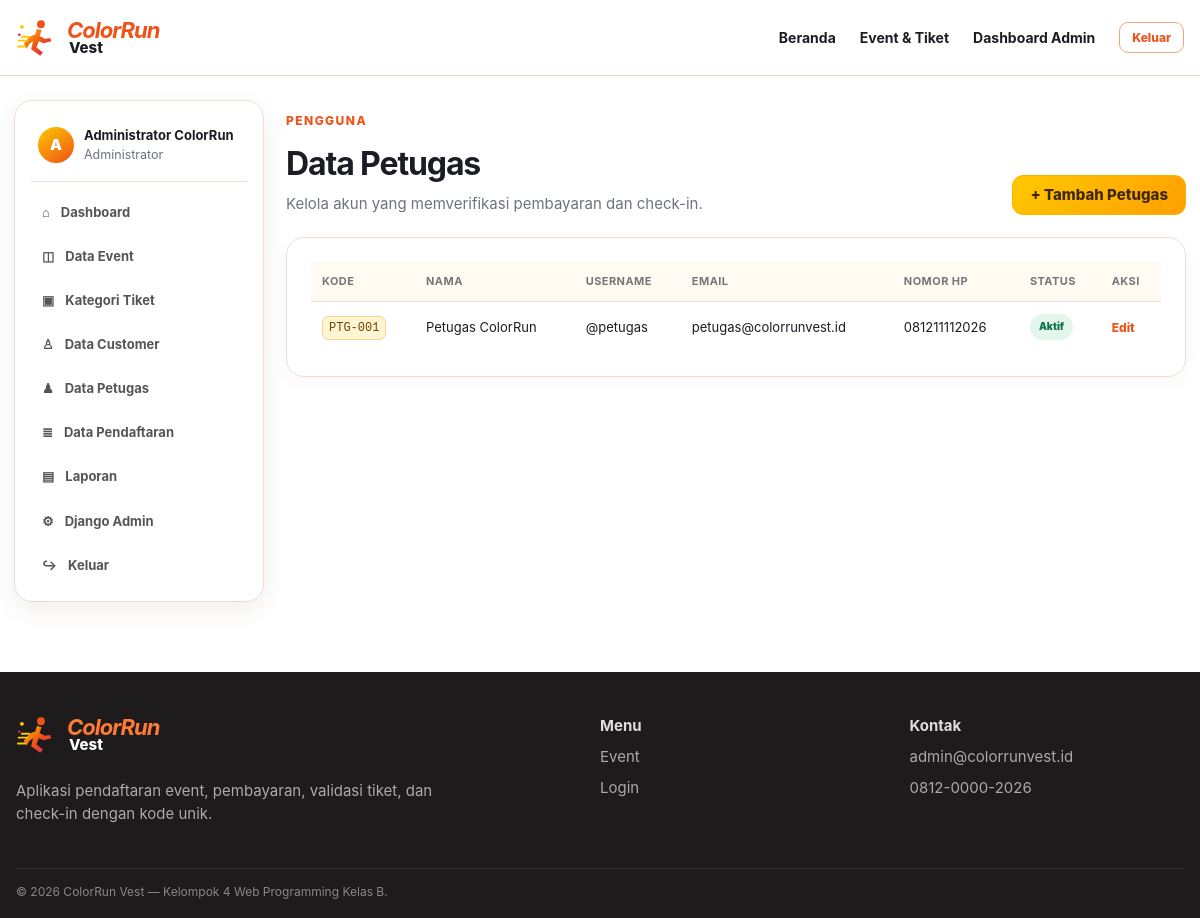
The app's page /administrator/petugas/ (signed in) with its own data.
### petugas/models.py (models this page shows, shortened)
class Petugas(models.Model):
    class JenisKelamin(models.TextChoices):
        LAKI_LAKI = "L", "Laki-laki"
        PEREMPUAN = "P", "Perempuan"
    user = models.OneToOneField(
        settings.AUTH_USER_MODEL, on_delete=models.CASCADE, related_name="petugas_profile"
    )
    kode_petugas = models.CharField(max_length=20, unique=True)
    nama_lengkap = models.CharField(max_length=150)
    nomor_hp = models.CharField(max_length=20)
    jenis_kelamin = models.CharField(max_length=1, choices=JenisKelamin.choices, blank=True)
    alamat = models.TextField(blank=True)
    foto = models.ImageField(upload_to="profil/petugas/", blank=True, null=True)
    aktif = models.BooleanField(default=True)
    dibuat_pada = models.DateTimeField(auto_now_add=True)
    diperbarui_pada = models.DateTimeField(auto_now=True)
    class Meta:
        verbose_name = "Petugas"
        verbose_name_plural = "Petugas"
        ordering = ["nama_lengkap"]

### administrator/models.py (models this page shows, shortened)
class PengaturanSistem(models.Model):
    nama_aplikasi = models.CharField(max_length=150, default="ColorRun Vest")
    nama_penyelenggara = models.CharField(max_length=150, blank=True)
    logo_event = models.ImageField(upload_to="pengaturan/logo/", blank=True, null=True)
    banner = models.ImageField(upload_to="pengaturan/banner/", blank=True, null=True)
    nama_bank = models.CharField(max_length=100, blank=True)
    nomor_rekening = models.CharField(max_length=50, blank=True)
    atas_nama_rekening = models.CharField(max_length=150, blank=True)
    qris = models.ImageField(upload_to="pengaturan/qris/", blank=True, null=True)
    email_admin = models.EmailField(blank=True)
    nomor_whatsapp = models.CharField(max_length=20, blank=True)
    instagram = models.URLField(blank=True)
    tiktok = models.URLField(blank=True)
    facebook = models.URLField(blank=True)
    alamat = models.TextField(blank=True)
    diperbarui_oleh = models.ForeignKey(
        settings.AUTH_USER_MODEL, on_delete=models.SET_NULL, null=True, blank=True,
        related_name="pengaturan_diperbarui",
    )
    diperbarui_pada = models.DateTimeField(auto_now=True)
    class Meta:
        verbose_name = "Pengaturan Sistem"
        verbose_name_plural = "Pengaturan Sistem"

### administrator/views.py (the view)
# urls.py: path("petugas/", views.petugas_list, name="administrator_petugas_list"),
@role_required("administrator")
def petugas_list(request):
    staff = Petugas.objects.select_related("user")
    return render(request, "administrator/petugas_list.html", {"staff": staff})

### colorrun/context_processors.py (called while the page is built)
def global_context(request):
    from administrator.models import PengaturanSistem
    pengaturan = PengaturanSistem.objects.first()
    return {
        "current_role": get_user_role(request.user),
        "pengaturan_sistem": pengaturan,
    }

### colorrun/utils.py (called while the page is built, shortened)
def get_user_role(user):
    if not getattr(user, "is_authenticated", False):
        return "guest"
    if user.is_superuser or hasattr(user, "administrator_profile"):
        return "administrator"
    if hasattr(user, "petugas_profile"):
        return "petugas"
    if hasattr(user, "customer_profile"):
        return "customer"
    return "unknown"

def role_required(*allowed_roles):
    def decorator(view_func):
        @wraps(view_func)
        def wrapped(request, *args, **kwargs):
            if not request.user.is_authenticated:
                return redirect(f"/login/?next={request.get_full_path()}")
            role = get_user_role(request.user)
            return view_func(request, *args, **kwargs)
        return wrapped
    return decorator

### templates/administrator/petugas_list.html
{% extends 'base.html' %}{% block title %}Data Petugas{% endblock %}{% block content %}<div class="dashboard-shell container-wide">{% include 'partials/sidebar_admin.html' %}<section class="dashboard-content"><div class="dashboard-heading"><div><span class="eyebrow">Pengguna</span><h1>Data Petugas</h1><p>Kelola akun yang memverifikasi pembayaran dan check-in.</p></div><a class="btn btn-primary" href="{% url 'administrator_petugas_create' %}">+ Tambah Petugas</a></div><div class="panel"><div class="table-wrap"><table><thead><tr><th>Kode</th><th>Nama</th><th>Username</th><th>Email</th><th>Nomor HP</th><th>Status</th><th>Aksi</th></tr></thead><tbody>{% for item in staff %}<tr><td><code>{{ item.kode_petugas }}</code></td><td>{{ item.nama_lengkap }}</td><td>@{{ item.user.username }}</td><td>{{ item.user.email }}</td><td>{{ item.nomor_hp }}</td><td>{% if item.aktif %}<span class="badge badge-success">Aktif</span>{% else %}<span class="badge badge-danger">Nonaktif</span>{% endif %}</td><td><a class="table-link" href="{% url 'administrator_petugas_update' item.pk %}">Edit</a></td></tr>{% empty %}<tr><td colspan="7"><div class="empty-state small">Belum ada petugas.</div></td></tr>{% endfor %}</tbody></table></div></div></section></div>{% endblock %}

### templates/base.html (shortened to what this page needs)
{% load static colorrun_tags %}
<!DOCTYPE html>
<html lang="id">
<head>
    <link rel="stylesheet" href="{% static 'css/app.css' %}">
</head>
<body class="{% block body_class %}{% endblock %}">
<header class="topbar">
    <div class="container topbar-inner">
        <a class="brand" href="{% url 'home' %}" aria-label="ColorRun Vest">
            <img src="{% static 'img/logo-mark.svg' %}" alt="" width="42" height="42">
            <span><strong>ColorRun</strong><small>Vest</small></span>
        </a>
        <nav class="topnav" data-nav>
            <a href="{% url 'home' %}">Beranda</a>
            <a href="{% url 'event_list' %}">Event & Tiket</a>
            {% if current_role == 'customer' %}
                <a href="{% url 'customer_dashboard' %}">Dashboard</a>
                <a href="{% url 'profile' %}">Profil</a>
                <a class="btn btn-sm btn-outline" href="{% url 'logout' %}">Keluar</a>
            {% elif current_role == 'petugas' %}
                <a href="{% url 'petugas_dashboard' %}">Dashboard Petugas</a>
                <a class="btn btn-sm btn-outline" href="{% url 'logout' %}">Keluar</a>
            {% elif current_role == 'administrator' %}
                <a href="{% url 'administrator_dashboard' %}">Dashboard Admin</a>
                <a class="btn btn-sm btn-outline" href="{% url 'logout' %}">Keluar</a>
            {% else %}
                <a href="{% url 'login' %}">Masuk</a>
                <a class="btn btn-sm btn-primary" href="{% url 'register' %}">Daftar</a>
            {% endif %}
        </nav>
    </div>
</header>
<main>{% block content %}{% endblock %}</main>
<footer class="footer">
    <div class="container footer-grid">
        <div>
            <div class="brand footer-brand"><img src="{% static 'img/logo-mark.svg' %}" alt=""><span><strong>ColorRun</strong><small>Vest</small></span></div>
            <p>Aplikasi pendaftaran event, pembayaran, validasi tiket, dan check-in dengan kode unik.</p>
        </div>
        <div><strong>Menu</strong><a href="{% url 'event_list' %}">Event</a><a href="{% url 'login' %}">Login</a></div>
        <div><strong>Kontak</strong><span>{{ pengaturan_sistem.email_admin|default:'admin@colorrunvest.id' }}</span><span>{{ pengaturan_sistem.nomor_whatsapp|default:'0812-0000-2026' }}</span></div>
    </div>
    <div class="container footer-bottom">© 2026 ColorRun Vest — Kelompok 4 Web Programming Kelas B.</div>
</footer>
</body>
</html>

### templates/partials/sidebar_admin.html
<aside class="sidebar">
    <div class="sidebar-user"><span class="avatar">A</span><div><strong>{{ request.user.first_name|default:request.user.username }}</strong><small>Administrator</small></div></div>
    <nav>
        <a href="{% url 'administrator_dashboard' %}">⌂ <span>Dashboard</span></a>
        <a href="{% url 'administrator_event_list' %}">◫ <span>Data Event</span></a>
        <a href="{% url 'administrator_kategori_list' %}">▣ <span>Kategori Tiket</span></a>
        <a href="{% url 'administrator_customer_list' %}">♙ <span>Data Customer</span></a>
        <a href="{% url 'administrator_petugas_list' %}">♟ <span>Data Petugas</span></a>
        <a href="{% url 'administrator_pendaftaran_list' %}">≣ <span>Data Pendaftaran</span></a>
        <a href="{% url 'administrator_laporan' %}">▤ <span>Laporan</span></a>
        <a href="/admin/">⚙ <span>Django Admin</span></a>
        <a href="{% url 'logout' %}">↪ <span>Keluar</span></a>
    </nav>
</aside>

### records on screen
Petugas: kode_petugas "PTG-001", nama_lengkap "Petugas ColorRun", user.username "petugas", user.email "petugas@colorrunvest.id", nomor_hp "081211112026", aktif "Aktif"
PengaturanSistem: email_admin "admin@colorrunvest.id", nomor_whatsapp "0812-0000-2026"

### other values on screen
{{ request.user.first_name|default:request.user.username }} "Administrator ColorRun"
